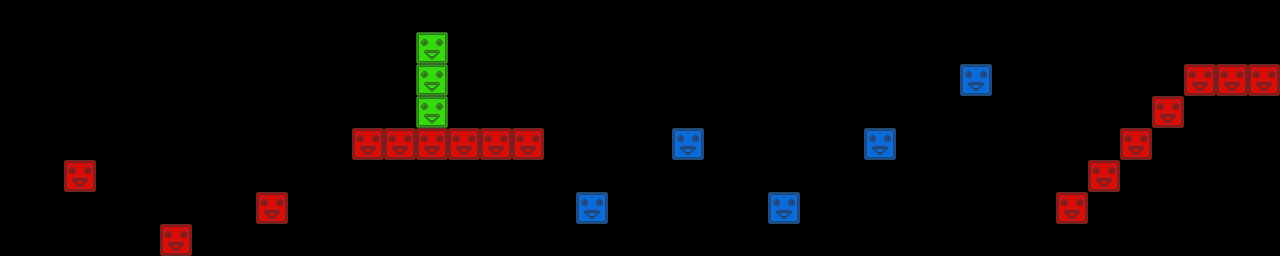

Below is a game level as drawn by its tile map, then a one-line description and the .tmx that defines it (tile-layer data replaced by summaries):
An orthogonal 40x8 tile map with 32x32 px tiles, 3 tile layers (red, green, blue) and 7 objects.

<map version="1.0" orientation="orthogonal" renderorder="right-down" width="40" height="8" tilewidth="32" tileheight="32">
 <tileset firstgid="1" name="blocks" tilewidth="32" tileheight="32">
  <image source="blocks.png" width="96" height="32" />
 </tileset>
 <layer name="red" width="40" height="8">
  <data>[320 cells, 16 non-empty, 1 distinct tile ids]</data>
 </layer>
 <layer name="green" width="40" height="8">
  <data>[320 cells, 3 non-empty, 1 distinct tile ids]</data>
 </layer>
 <layer name="blue" width="40" height="8">
  <data>[320 cells, 5 non-empty, 1 distinct tile ids]</data>
 </layer>
 <objectgroup name="crystals">
  <object x="230" y="165">
   <ellipse />
  </object>
  <object x="528" y="109">
   <ellipse />
  </object>
  <object x="753" y="170">
   <ellipse />
  </object>
  <object x="977" y="49">
   <ellipse />
  </object>
  <object x="1265" y="50">
   <ellipse />
  </object>
 </objectgroup>
 <objectgroup name="spikes">
  <object x="471" y="70">
   <ellipse />
  </object>
  <object x="928" y="93">
   <ellipse />
  </object>
 </objectgroup>
</map>
